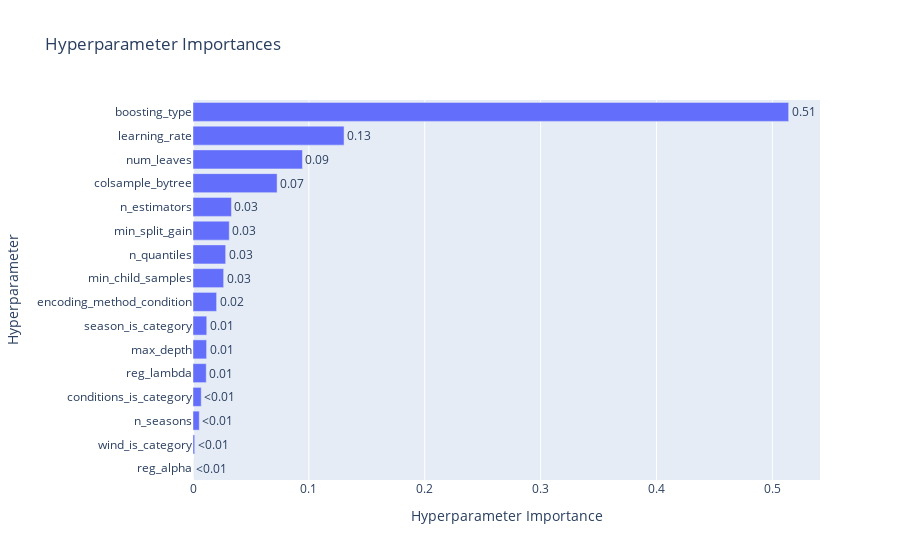

The code cell stored with this chart in its notebook:
### Code cell
vis.plot_param_importances(study=temp_study)

### Figure 1 — Plotly figure (JSON) as saved in the notebook; plotly's stock layout.template omitted (floating-point values rounded to 4 significant figures)
{"data": [{"cliponaxis": false, "hovertemplate": ["reg_alpha (FloatDistribution): 6.462107920254545e-06<extra></extra>", "wind_is_category (CategoricalDistribution): 0.0014556965149739433<extra></extra>", "n_seasons (IntDistribution): 0.005412508845212853<extra></extra>", "conditions_is_category (CategoricalDistribution): 0.007112445467395962<extra></extra>", "reg_lambda (FloatDistribution): 0.011430540650742229<extra></extra>", "max_depth (IntDistribution): 0.011737755378000855<extra></extra>", "season_is_category (CategoricalDistribution): 0.011869098337402425<extra></extra>", "encoding_method_condition (CategoricalDistribution): 0.02037349984020182<extra></extra>", "min_child_samples (IntDistribution): 0.026450069249648777<extra></extra>", "n_quantiles (IntDistribution): 0.028196997903012506<extra></extra>", "min_split_gain (FloatDistribution): 0.031282761356991366<extra></extra>", "n_estimators (IntDistribution): 0.03318855763248993<extra></extra>", "colsample_bytree (FloatDistribution): 0.07258078247161151<extra></extra>", "num_leaves (IntDistribution): 0.09446532649551091<extra></extra>", "learning_rate (FloatDistribution): 0.13036719406709477<extra></extra>", "boosting_type (CategoricalDistribution): 0.5140703036817896<extra></extra>"], "name": "Objective Value", "orientation": "h", "text": ["<0.01", "<0.01", "<0.01", "<0.01", "0.01", "0.01", "0.01", "0.02", "0.03", "0.03", "0.03", "0.03", "0.07", "0.09", "0.13", "0.51"], "textposition": "outside", "type": "bar", "x": [6.462e-06, 0.001456, 0.005413, 0.007112, 0.01143, 0.01174, 0.01187, 0.02037, 0.02645, 0.0282, 0.03128, 0.03319, 0.07258, 0.09447, 0.1304, 0.5141], "y": ["reg_alpha", "wind_is_category", "n_seasons", "conditions_is_category", "reg_lambda", "max_depth", "season_is_category", "encoding_method_condition", "min_child_samples", "n_quantiles", "min_split_gain", "n_estimators", "colsample_bytree", "num_leaves", "learning_rate", "boosting_type"]}], "layout": {"title": {"text": "Hyperparameter Importances"}, "xaxis": {"title": {"text": "Hyperparameter Importance"}}, "yaxis": {"title": {"text": "Hyperparameter"}}}}
